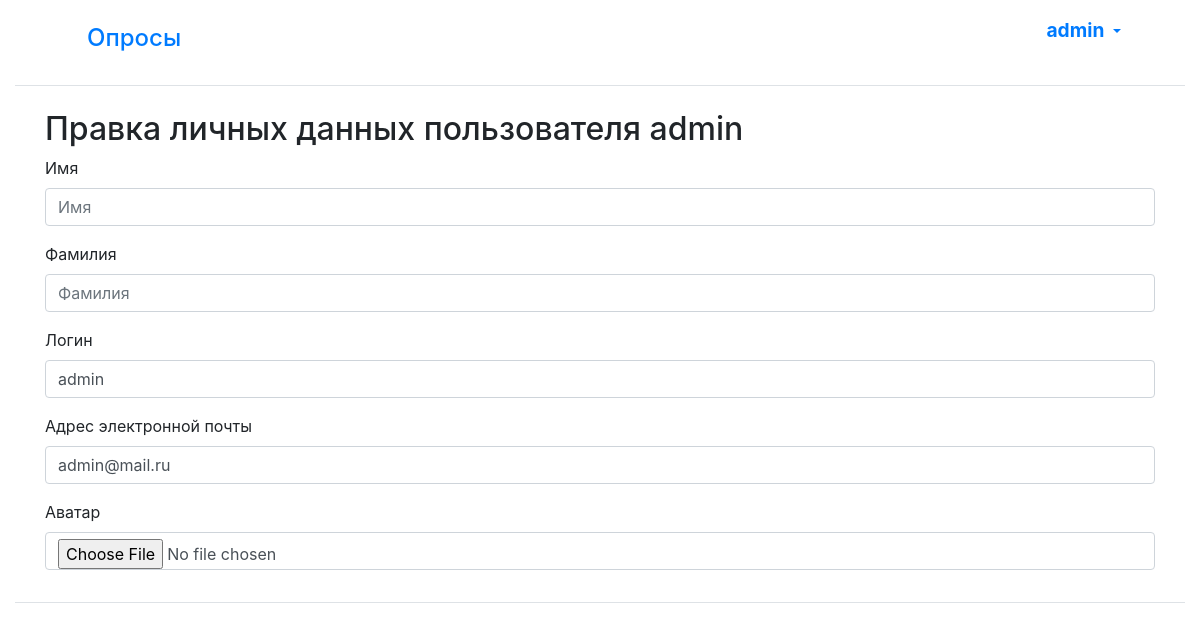
/polls/change/ (signed in), run on the app's committed database.
### polls/models.py (models this page shows, shortened)
class User(AbstractUser):
    name = models.CharField(max_length=200, verbose_name='Имя', blank=False, validators=[
        RegexValidator(
            regex='^[А-Яа-я -]*$',
            message='Разрешается использовать только кириллицу',
            code='invalid_username'
        ),
    ])
    surname = models.CharField(max_length=200, verbose_name='Фамилия', blank=False, validators=[
        RegexValidator(
            regex='^[А-Яа-я -]*$',
            message='Разрешается использовать только кириллицу',
            code='invalid_username'
        ),
    ])
    username = models.CharField(max_length=200, verbose_name='Логин', unique=True, blank=False, validators=[
        RegexValidator(
            regex='^[A-Za-z -]*$',
            message='Разрешается использовать только латиницу',
            code='invalid_username'
        ),
    ])
    avatar = models.ImageField(max_length=200, upload_to=get_name_file, verbose_name='Аватар', blank=False,
                               null=True,
                               validators=[FileExtensionValidator(
                                   allowed_extensions=['png', 'jpg', 'jpeg'])])
    email = models.EmailField(max_length=200, verbose_name='Почта', unique=True, blank=False)
    password = models.CharField(max_length=200, verbose_name='Пароль', blank=False)
    USERNAME_FIELD = 'username'
    class Meta:
        ordering = ['name']

### polls/views.py (the view)
# urls.py: path('change/', views.ChangeUserInfoView.as_view(), name='profile_change'),
class ChangeUserInfoView(SuccessMessageMixin, LoginRequiredMixin,
                         UpdateView):
    model = User
    template_name = 'registration/change_user_info.html'
    form_class = ChangeUserInfoForm
    success_url = reverse_lazy('polls:profile')
    success_message = 'Личные данные пользователя изменены'
    def dispatch(self, request, *args, **kwargs):
        self.user_id = request.user.pk
        return super().dispatch(request, *args, **kwargs)
    def get_object(self, queryset=None):
        if not queryset:
            queryset = self.get_queryset()
        return get_object_or_404(queryset, pk=self.user_id)

### polls/forms.py
class ChangeUserInfoForm(forms.ModelForm):
    email = forms.EmailField(required=True,
                             label='Адрес электронной почты')
    class Meta:
        model = User
        fields = ('name', 'surname', 'username', 'email', 'avatar')

### polls/templates/registration/change_user_info.html (shortened to what this page needs)
{% extends "base.html" %}
{% load bootstrap4 %}
{% block content %}
   <h2>Правка личных данных пользователя {{ user.username }}</h2>
   <form method="post">
       {% bootstrap_form form layout='horizontal' %}
   </form>
{% endblock %}

### polls/templates/base.html (shortened to what this page needs)
{% load static %}
{% load bootstrap4 %}
{% load thumbnail %}
<html lang="en">
<head>
    <link rel="stylesheet" type="text/css" href="{% static 'style.css' %}">
    {% bootstrap_css %}
</head>
<body>
<div class="container-fluid">
    <div class="d-flex flex-column flex-md-row p-2 px-5 mb-4 bg-white border-bottom box-shadow">
        <h5 class="mr-md-auto p-2"><a class="nav-link root" href="{% url 'polls:index'  %}">Опросы</a></h5>
        {% if user.is_authenticated %}
        <div class="nav-item dropdown">
            <a class="nav-link dropdown-toggle" href="#" data-toggle="dropdown" aria-haspopup="true"
               aria-expanded="false">
                <span class="navlink root font-weight-bold"><img src="{% thumbnail user.avatar 'default' %}"> {{ user.get_username }} </span>
            </a>
        </div>
        {% endif %}
    </div>
    <div class="row">
        <div class="container">
            {% block content %}
            {% endblock %}
        </div>
    </div>
    <footer class="mt-3 border-top">
    </footer>
</div>
</body>
</html>

### polls/static/main/style.css (style rules this page uses)
.root { font-size: larger; }

### data on the page
User: get_username "admin", username "admin", email "admin@mail.ru"
